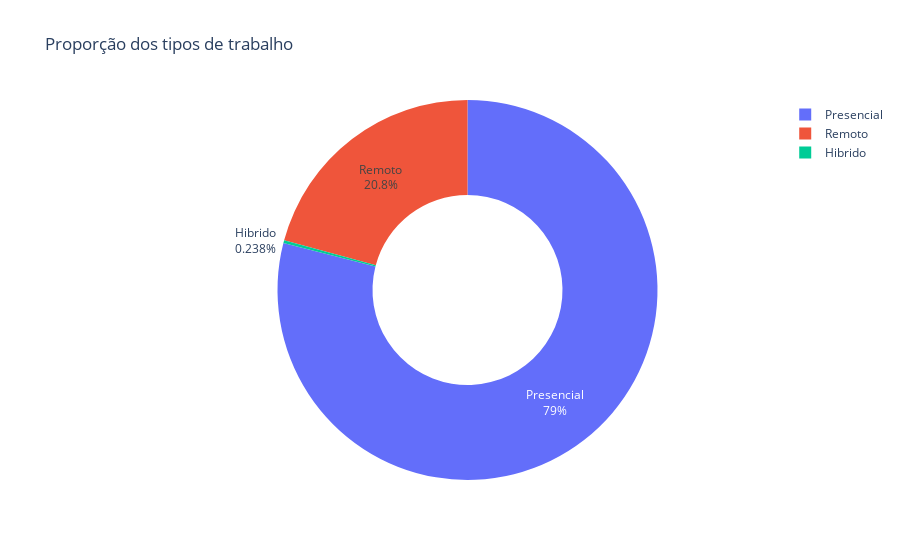

Write notebook code for a chart like this one.
### Code cell
#Grafico de pizza;

remoto_contagem = df_limpo['remoto'].value_counts().reset_index()
remoto_contagem.columns = ['tipo_trabalho', 'quantidade']

fig = px.pie(remoto_contagem,
             names= 'tipo_trabalho',
             values= 'quantidade',
             title='Proporção dos tipos de trabalho',
             hole=0.5
             )

fig.update_traces(textinfo='percent+label')
fig.show()

### Figure 1 — Plotly figure (JSON) as saved in the notebook; plotly's stock layout.template omitted (floating-point values rounded to 4 significant figures)
{"data": [{"domain": {"x": [0, 1], "y": [0, 1]}, "hole": 0.5, "hovertemplate": "tipo_trabalho=%{label}<br>quantidade=%{value}<extra></extra>", "labels": ["Presencial", "Remoto", "Hibrido"], "legendgroup": "", "name": "", "showlegend": true, "textinfo": "percent+label", "type": "pie", "values": [105305, 27716, 318]}], "layout": {"legend": {"tracegroupgap": 0}, "title": {"text": "Proporção dos tipos de trabalho"}}}
